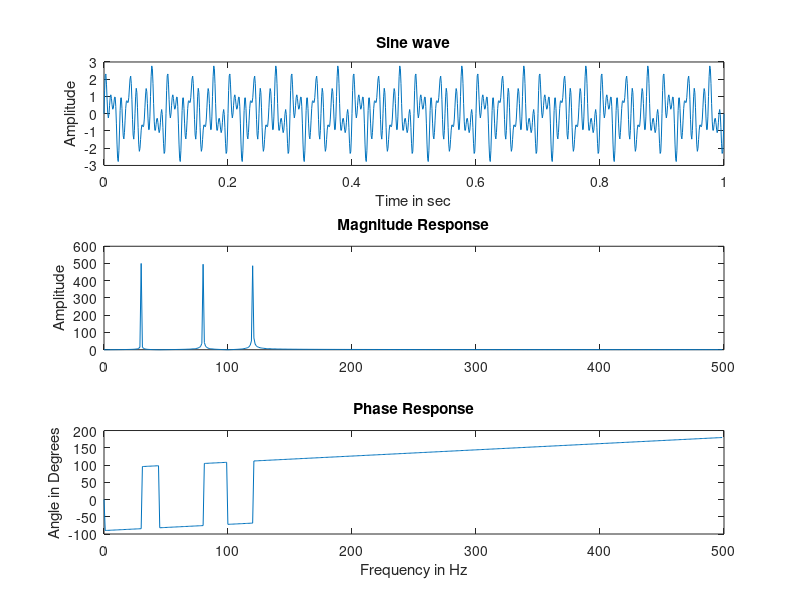

Write the MATLAB code that produced this figure.
clc; 
clear all;
close all; 
f1 = 30;
f2 = 80;
f3 = 120;
Fs = 1000;
t = 0:1/Fs:1; %window length is 0 to 1 
x1 = sin(2*pi*f1*t);
x2 = sin(2*pi*f2*t);
x3 = sin(2*pi*f3*t);
m=x1+x2+x3;
X = fft(m); % fft(x, M) can be used to compute the DFT length 
l = length(X)/2;
f = (0:(l-1))*Fs/(2*l);% 0 to l-1 plot and each factor is scaled by Fs/2 and to normalise divide by 2
subplot(311), plot(t, m);
title('Sine wave'); 
xlabel('Time in sec');ylabel('Amplitude'); 
subplot(312), plot(f,abs(X(1:l)));zoom on; 
title('Magnitude Response'); ylabel('Amplitude'); 
ang=(angle(X(1:l)) * (180/pi));

subplot(313), plot(f, ang);
title('Phase Response');xlabel('Frequency in Hz'); ylabel('Angle in Degrees');

